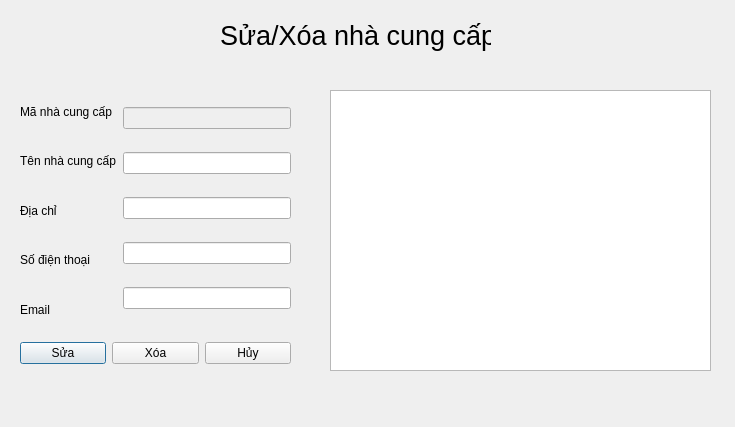
<?xml version="1.0" encoding="UTF-8"?>
<ui version="4.0">
 <class>modify_supplier</class>
 <widget class="QDialog" name="modify_supplier">
  <property name="geometry">
   <rect>
    <x>0</x>
    <y>0</y>
    <width>735</width>
    <height>427</height>
   </rect>
  </property>
  <property name="windowTitle">
   <string>Sửa/Xóa nhà cung cấp</string>
  </property>
  <widget class="QLabel" name="label_3">
   <property name="geometry">
    <rect>
     <x>220</x>
     <y>10</y>
     <width>271</width>
     <height>51</height>
    </rect>
   </property>
   <property name="font">
    <font>
     <pointsize>20</pointsize>
    </font>
   </property>
   <property name="text">
    <string>Sửa/Xóa nhà cung cấp</string>
   </property>
  </widget>
  <widget class="QWidget" name="layoutWidget">
   <property name="geometry">
    <rect>
     <x>20</x>
     <y>90</y>
     <width>271</width>
     <height>241</height>
    </rect>
   </property>
   <layout class="QHBoxLayout" name="horizontalLayout">
    <item>
     <layout class="QVBoxLayout" name="verticalLayout">
      <item>
       <widget class="QLabel" name="label_4">
        <property name="text">
         <string>Mã nhà cung cấp</string>
        </property>
       </widget>
      </item>
      <item>
       <widget class="QLabel" name="label">
        <property name="text">
         <string>Tên nhà cung cấp</string>
        </property>
       </widget>
      </item>
      <item>
       <widget class="QLabel" name="label_2">
        <property name="text">
         <string>Địa chỉ</string>
        </property>
       </widget>
      </item>
      <item>
       <widget class="QLabel" name="lb_sdtNCC">
        <property name="text">
         <string>Số điện thoại</string>
        </property>
       </widget>
      </item>
      <item>
       <widget class="QLabel" name="lb_emailNCC">
        <property name="text">
         <string>Email</string>
        </property>
       </widget>
      </item>
     </layout>
    </item>
    <item>
     <layout class="QVBoxLayout" name="verticalLayout_2">
      <item>
       <widget class="QLineEdit" name="le_maNCC">
        <property name="enabled">
         <bool>false</bool>
        </property>
       </widget>
      </item>
      <item>
       <widget class="QLineEdit" name="le_tenNCC"/>
      </item>
      <item>
       <widget class="QLineEdit" name="le_dia_chi"/>
      </item>
      <item>
       <widget class="QLineEdit" name="le_sdtNCC"/>
      </item>
      <item>
       <widget class="QLineEdit" name="le_emailNCC"/>
      </item>
     </layout>
    </item>
   </layout>
  </widget>
  <widget class="QTableView" name="tv_nha_cung_cap">
   <property name="geometry">
    <rect>
     <x>330</x>
     <y>90</y>
     <width>381</width>
     <height>281</height>
    </rect>
   </property>
  </widget>
  <widget class="QWidget" name="">
   <property name="geometry">
    <rect>
     <x>20</x>
     <y>340</y>
     <width>271</width>
     <height>26</height>
    </rect>
   </property>
   <layout class="QHBoxLayout" name="horizontalLayout_2">
    <item>
     <widget class="QPushButton" name="pb_sua_nha_cung_cap">
      <property name="text">
       <string>Sửa</string>
      </property>
     </widget>
    </item>
    <item>
     <widget class="QPushButton" name="pb_xoa_nha_cung_cap">
      <property name="text">
       <string>Xóa</string>
      </property>
     </widget>
    </item>
    <item>
     <widget class="QPushButton" name="pb_thoat">
      <property name="text">
       <string>Hủy</string>
      </property>
     </widget>
    </item>
   </layout>
  </widget>
 </widget>
 <resources/>
 <connections/>
</ui>
